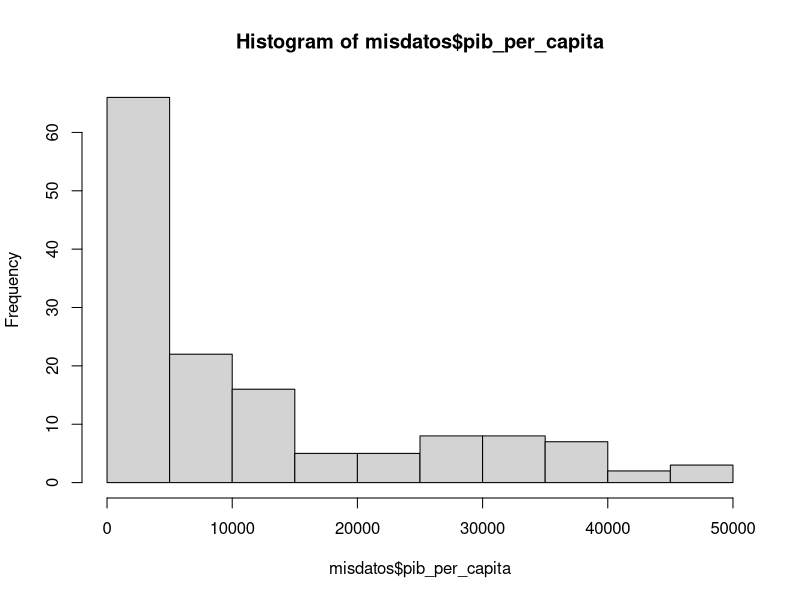
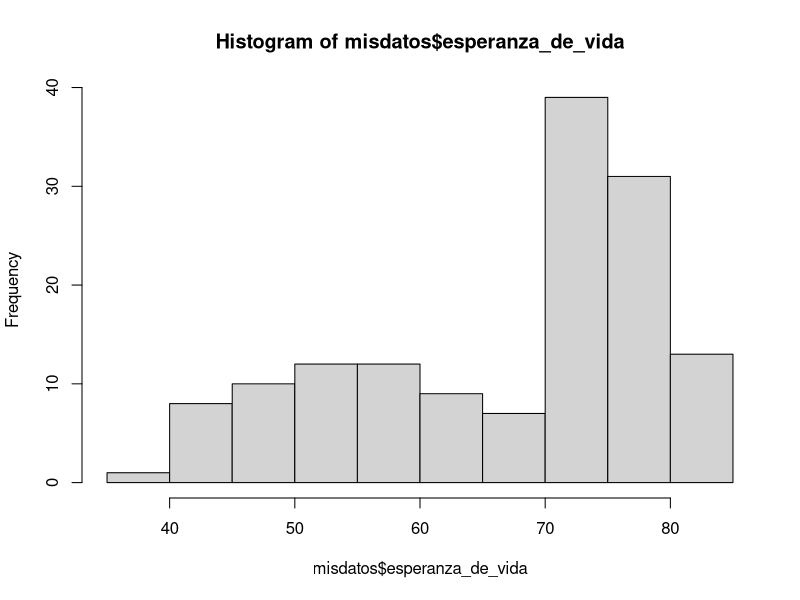
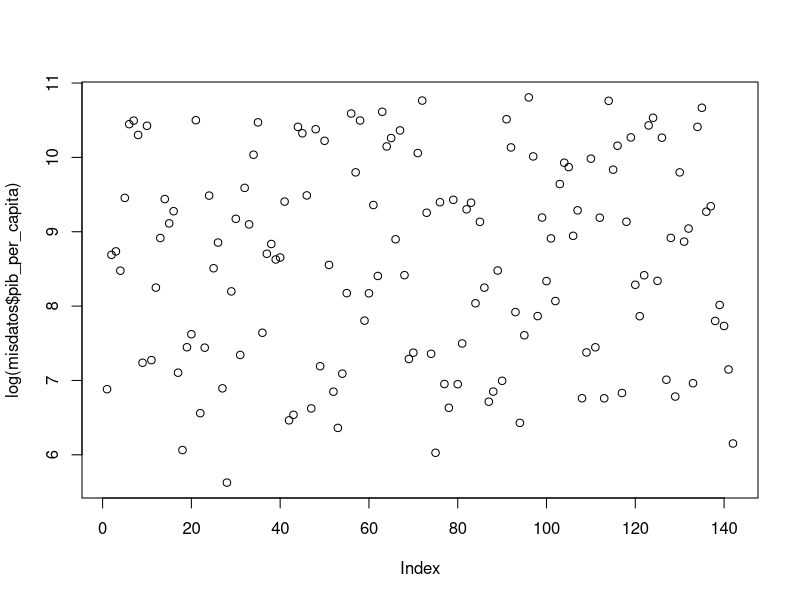
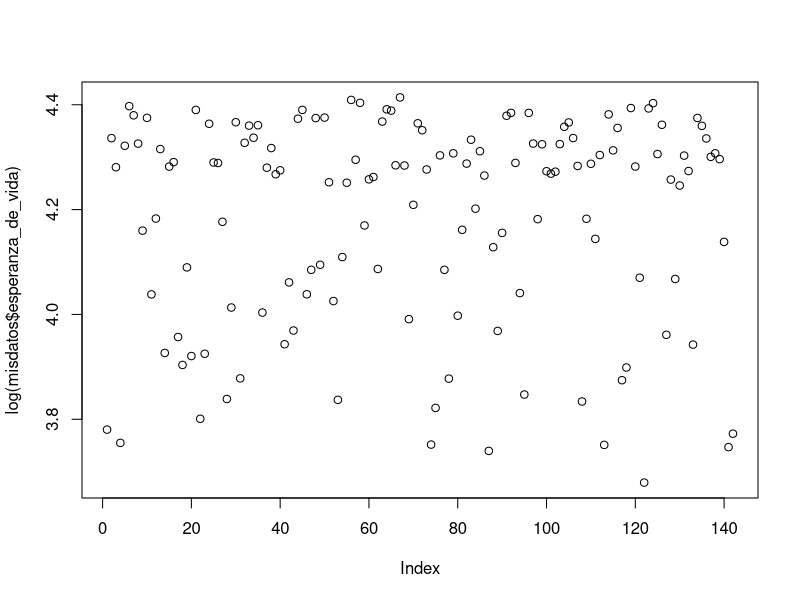

The R source for these figures, in order:
# nombre del archivo a mandar por correo:
# nombre_apellido_estadistica_profesor.R
# ejemplo:
# juan_perez_estadistica_beltran.R

# No olvide ejecutar las líneas 6 y 11 antes de empezar el resto del trabajo
library(readxl)

# 1. Use la función read_excel para cargar los datos que se encuentran en el archivo excel 

misdatos <- read_excel("datos_e.xlsx")



# 2. Para las variables "pib_per_capita" y "esperanza_de_vida" compute lo siguiente
# 2.1 la media cada una (4 pts) 
mean(misdatos$pib_per_capita)     #11680.07
mean(misdatos$esperanza_de_vida)  #67.00742
# 2.2 la desviación estandar de cada una (4 pts)
sd(misdatos$pib_per_capita)       #12859.94
sd(misdatos$esperanza_de_vida)    #12.07302
# 2.3 la cantidad de observaciones (n) de cada una (4 pts)
length(misdatos$pib_per_capita)    #142
length(misdatos$esperanza_de_vida) #142

# 3. Grafique los histogramas de estas tres variables:
# "pib_per_capita" (2 pto), "esperanza_de_vida" (2 pto) y el logaritmo natural de la variable "población" (4 pts).
# Puede usar cualquier función y paquete de R que grafique histogramas

hist(misdatos$pib_per_capita)
hist(misdatos$esperanza_de_vida)
plot(log(misdatos$pib_per_capita))
plot(log(misdatos$esperanza_de_vida))
